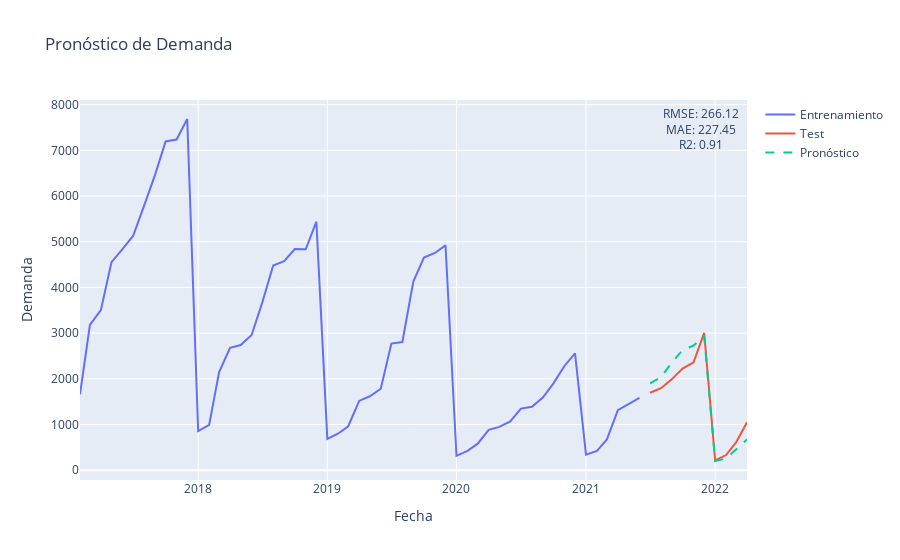

This figure's notebook cell:
### Markdown cell above
## Implementación de modelo SARIMA

### Code cell
import pandas as pd
import numpy as np
import plotly.express as px
from scipy.special import inv_boxcox
from statsmodels.tsa.statespace.sarimax import SARIMAX
from sklearn.metrics import mean_squared_error, mean_absolute_error, r2_score
import warnings

warnings.filterwarnings("ignore")

# SARIMA config
p = 1  # lags PACF
d = 0  # Diff
q = 1  # lags ACF

# SARIMA model
model = SARIMAX(df_demand['demand_boxcox_diff'], order=(p, d, q), seasonal_order=(p, d, q, 12))
model_fit = model.fit(disp=False)

# Data split
train = df_demand[:'2021-06']
test = df_demand['2021-07':]

# Forecast
forecast_boxcox_diff = model_fit.predict(start=test.index[0], end=test.index[-1], dynamic=False)
test['Forecast'] = forecast_boxcox_diff

# Invertir la diferenciación para obtener los valores Box-Cox
last_value_boxcox = train['demand_boxcox'].iloc[-1]
test['Forecast_BoxCox'] = forecast_boxcox_diff.cumsum() + last_value_boxcox

# Invertir la transformación de Box-Cox para obtener los valores originales
test['Forecast_Original'] = inv_boxcox(test['Forecast_BoxCox'], lam) - 1

# Df Plot
combined = pd.concat([train[['demand_boxcox']], test[['demand_boxcox', 'Forecast_Original']]], axis=0)
combined['demand_original'] = inv_boxcox(combined['demand_boxcox'], lam) - 1
combined['Dataset'] = 'Entrenamiento'
combined.loc[test.index, 'Dataset'] = 'Test'
combined.loc[test.index, 'Forecast_Original'] = inv_boxcox(test['Forecast_BoxCox'], lam) - 1
combined.reset_index(inplace=True)

# Metricas de evaluación
rmse_original = mean_squared_error(test['Demand'], test['Forecast_Original'], squared=False)
mae_original = mean_absolute_error(test['Demand'], test['Forecast_Original'])
r2_original = r2_score(test['Demand'], test['Forecast_Original'])

# Plot
fig = px.line(combined, x='year_month', y='demand_original', color='Dataset', labels={'demand_original': 'Demanda', 'year_month': 'Fecha'}, title='Pronóstico de Demanda')
fig.update_layout(legend_title_text='')
fig.add_scatter(x=test.index, y=test['Forecast_Original'], mode='lines', name='Pronóstico', line=dict(dash='dash'))
fig.add_annotation(x=0.99, y=0.99, xref='paper', yref='paper',
                   text=f'RMSE: {rmse_original:.2f}<br>MAE: {mae_original:.2f}<br>R2: {r2_original:.2f}',
                   showarrow=False, borderwidth=0)
fig.show()

# Forecast results
future_forecast_boxcox_diff = model_fit.predict(start='2022-05-01', end='2022-07-01', dynamic=False)
future_forecast_boxcox = future_forecast_boxcox_diff.cumsum() + test['Forecast_BoxCox'].iloc[-1]
future_forecast = inv_boxcox(future_forecast_boxcox, lam) - 1  # Restar 1 para volver a la escala original
print(f'Pronóstico para mayo, junio y julio de 2022: \n{future_forecast}')

### Figure 1 — Plotly figure (JSON) as saved in the notebook; plotly's stock layout.template omitted (floating-point values rounded to 4 significant figures)
{"data": [{"hovertemplate": "Dataset=Entrenamiento<br>Fecha=%{x}<br>Demanda=%{y}<extra></extra>", "legendgroup": "Entrenamiento", "line": {"color": "#636efa", "dash": "solid"}, "marker": {"symbol": "circle"}, "mode": "lines", "name": "Entrenamiento", "orientation": "v", "showlegend": true, "type": "scatter", "x": ["2017-02-01T00:00:00", "2017-03-01T00:00:00", "2017-04-01T00:00:00", "2017-05-01T00:00:00", "2017-06-01T00:00:00", "2017-07-01T00:00:00", "2017-08-01T00:00:00", "2017-09-01T00:00:00", "2017-10-01T00:00:00", "2017-11-01T00:00:00", "2017-12-01T00:00:00", "2018-01-01T00:00:00", "2018-02-01T00:00:00", "2018-03-01T00:00:00", "2018-04-01T00:00:00", "2018-05-01T00:00:00", "2018-06-01T00:00:00", "2018-07-01T00:00:00", "2018-08-01T00:00:00", "2018-09-01T00:00:00", "2018-10-01T00:00:00", "2018-11-01T00:00:00", "2018-12-01T00:00:00", "2019-01-01T00:00:00", "2019-02-01T00:00:00", "2019-03-01T00:00:00", "2019-04-01T00:00:00", "2019-05-01T00:00:00", "2019-06-01T00:00:00", "2019-07-01T00:00:00", "2019-08-01T00:00:00", "2019-09-01T00:00:00", "2019-10-01T00:00:00", "2019-11-01T00:00:00", "2019-12-01T00:00:00", "2020-01-01T00:00:00", "2020-02-01T00:00:00", "2020-03-01T00:00:00", "2020-04-01T00:00:00", "2020-05-01T00:00:00", "2020-06-01T00:00:00", "2020-07-01T00:00:00", "2020-08-01T00:00:00", "2020-09-01T00:00:00", "2020-10-01T00:00:00", "2020-11-01T00:00:00", "2020-12-01T00:00:00", "2021-01-01T00:00:00", "2021-02-01T00:00:00", "2021-03-01T00:00:00", "2021-04-01T00:00:00", "2021-05-01T00:00:00", "2021-06-01T00:00:00"], "xaxis": "x", "y": [1661.0, 3183.0, 3507.0, 4554.0, 4840.0, 5126.0, 5784.0, 6465.0, 7196.0, 7238.0, 7686.0, 856.6, 992.0, 2143.0, 2680.0, 2740.0, 2959.0, 3668.0, 4480.0, 4573.0, 4840.0, 4834.0, 5438.0, 685.5, 803.3, 962.7, 1517.0, 1618.0, 1784.0, 2771.0, 2806.0, 4129.0, 4652.0, 4755.0, 4920.0, 315.5, 424.6, 580.6, 883.4, 948.7, 1066.0, 1348.0, 1387.0, 1592.0, 1901.0, 2282.0, 2557.0, 341.4, 424.1, 673.7, 1314.0, 1438.0, 1583.0], "yaxis": "y"}, {"hovertemplate": "Dataset=Test<br>Fecha=%{x}<br>Demanda=%{y}<extra></extra>", "legendgroup": "Test", "line": {"color": "#EF553B", "dash": "solid"}, "marker": {"symbol": "circle"}, "mode": "lines", "name": "Test", "orientation": "v", "showlegend": true, "type": "scatter", "x": ["2021-07-01T00:00:00", "2021-08-01T00:00:00", "2021-09-01T00:00:00", "2021-10-01T00:00:00", "2021-11-01T00:00:00", "2021-12-01T00:00:00", "2022-01-01T00:00:00", "2022-02-01T00:00:00", "2022-03-01T00:00:00", "2022-04-01T00:00:00"], "xaxis": "x", "y": [1696.0, 1795.0, 1994.0, 2225.0, 2362.0, 3006.0, 217.3, 332.1, 609.1, 1048.0], "yaxis": "y"}, {"line": {"dash": "dash"}, "mode": "lines", "name": "Pronóstico", "type": "scatter", "x": ["2021-07-01T00:00:00", "2021-08-01T00:00:00", "2021-09-01T00:00:00", "2021-10-01T00:00:00", "2021-11-01T00:00:00", "2021-12-01T00:00:00", "2022-01-01T00:00:00", "2022-02-01T00:00:00", "2022-03-01T00:00:00", "2022-04-01T00:00:00"], "y": [1902.0, 2034.0, 2363.0, 2630.0, 2728.0, 2935.0, 201.8, 257.5, 454.7, 674.7]}], "layout": {"annotations": [{"borderwidth": 0, "showarrow": false, "text": "RMSE: 266.12<br>MAE: 227.45<br>R2: 0.91", "x": 0.99, "xref": "paper", "y": 0.99, "yref": "paper"}], "legend": {"title": {"text": ""}, "tracegroupgap": 0}, "title": {"text": "Pronóstico de Demanda"}, "xaxis": {"anchor": "y", "domain": [0, 1], "title": {"text": "Fecha"}}, "yaxis": {"anchor": "x", "domain": [0, 1], "title": {"text": "Demanda"}}}}
